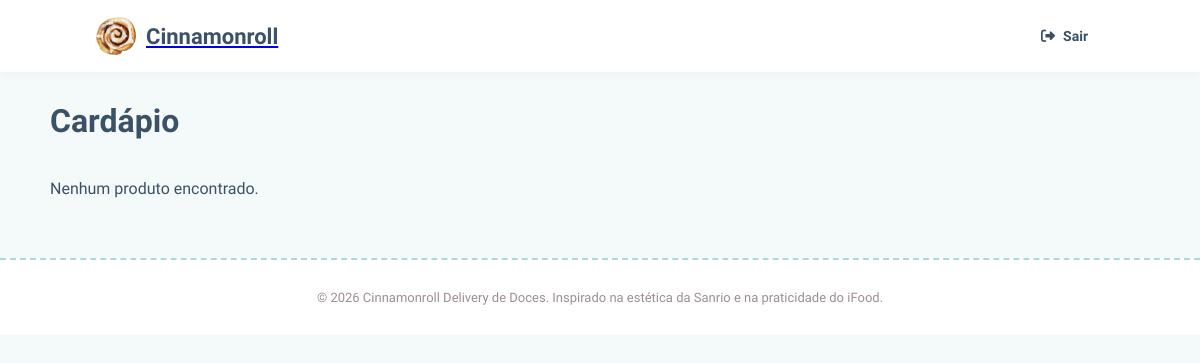
Page /cardapio/ (signed in) on the earlier database version.
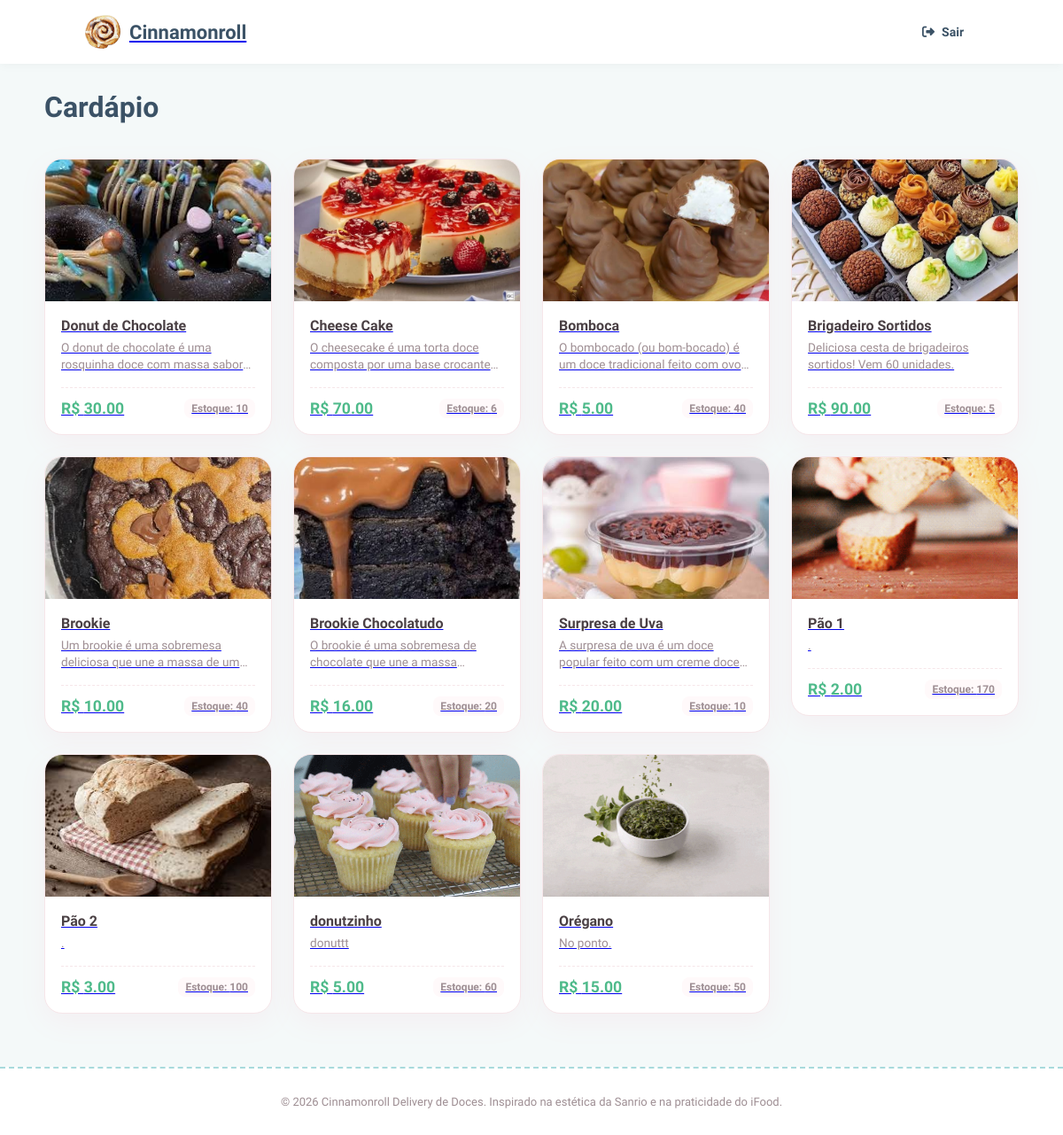
Same page on the later database version.
### core/models.py (models this page shows, shortened)
class Produto(models.Model):
    vendedor = models.ForeignKey(
        Perfil,
        on_delete=models.CASCADE,
        related_name="produtos",
        limit_choices_to={"tipo": "VENDEDOR"}
    )
    nome = models.CharField(max_length=100)
    descricao = models.TextField()
    preco = models.DecimalField(max_digits=8, decimal_places=2)
    estoque = models.PositiveIntegerField(default=0)
    imagem = models.ImageField(upload_to="produtos/", blank=True, null=True)

### core/views.py (the view)
# urls.py: path('cardapio/', cardapio, name='cardapio'),
@login_required
def cardapio(request):
    produtos = Produto.objects.all()
    return render(request, 'core/cardapio.html', {'produtos': produtos})

### core/templates/core/cardapio.html
{% extends 'core/base.html' %}
{% load static %}
{% block head %}
<link rel="stylesheet" href="{% static 'forms.css' %}">
<link rel="stylesheet" href="{% static 'perfis.css' %}">
{% endblock %}
{% block content %}
<h1>Cardápio</h1>
<br>
<div class="produtos-grid">
    {% for produto in produtos %}
        {% include 'core/componentes/card_produto.html' %}
    {% empty %}
        <p>Nenhum produto encontrado.</p>
    {% endfor %}
</div>
{% endblock %}

### core/templates/core/componentes/card_produto.html
<a href="{% url 'produto' produto.id %}" class="produto-card-link">
    <div class="produto-card">
        <div class="produto-imagem">
            {% if produto.imagem %}
                <img
                    src="{{ produto.imagem.url }}"
                    alt="{{ produto.nome }}"
                >
            {% else %}
                <div class="produto-sem-imagem">
                    🍰
                </div>
            {% endif %}
        </div>
        <div class="produto-info">
            <h3>
                {{ produto.nome }}
            </h3>
            <p>
                {{ produto.descricao }}
            </p>
            <div class="produto-detalhes">
                <strong>
                    R$ {{ produto.preco|floatformat:2 }}
                </strong>
                <span>
                    Estoque: {{ produto.estoque }}
                </span>
            </div>
        </div>
    </div>
</a>

Differences in the rows shown:
added Produto: imagem (picture), nome "Donut de Chocolate", descricao "O donut de chocolate é uma rosquinha doce com massa…", preco "30.00", estoque "10"
added Produto: imagem (picture), nome "Cheese Cake", descricao "O cheesecake é uma torta doce composta por uma base…", preco "70.00", estoque "6"
added Produto: imagem (picture), nome "Bomboca", descricao "O bombocado (ou bom-bocado) é um doce tradicional feito com…", preco "5.00", estoque "40"
added Produto: imagem (picture), nome "Brigadeiro Sortidos", descricao "Deliciosa cesta de brigadeiros sortidos! Vem 60 unidades.", preco "90.00", estoque "5"
added Produto: imagem (picture), nome "Brookie", descricao "Um brookie é uma sobremesa deliciosa que une a massa de…", preco "10.00", estoque "40"
added Produto: imagem (picture), nome "Brookie Chocolatudo", descricao "O brookie é uma sobremesa de chocolate que une a…", preco "16.00", estoque "20"
added Produto: imagem (picture), nome "Surpresa de Uva", descricao "A surpresa de uva é um doce popular feito com um creme…", preco "20.00", estoque "10"
added Produto: imagem (picture), nome "Pão 1", descricao ".", preco "2.00", estoque "170"
added Produto: imagem (picture), nome "Pão 2", descricao ".", preco "3.00", estoque "100"
added Produto: imagem (picture), nome "donutzinho", descricao "donuttt", preco "5.00", estoque "60"
added Produto: imagem (picture), nome "Orégano", descricao "No ponto.", preco "15.00", estoque "50"
Other differences:
text no longer shown: "Nenhum produto encontrado."
